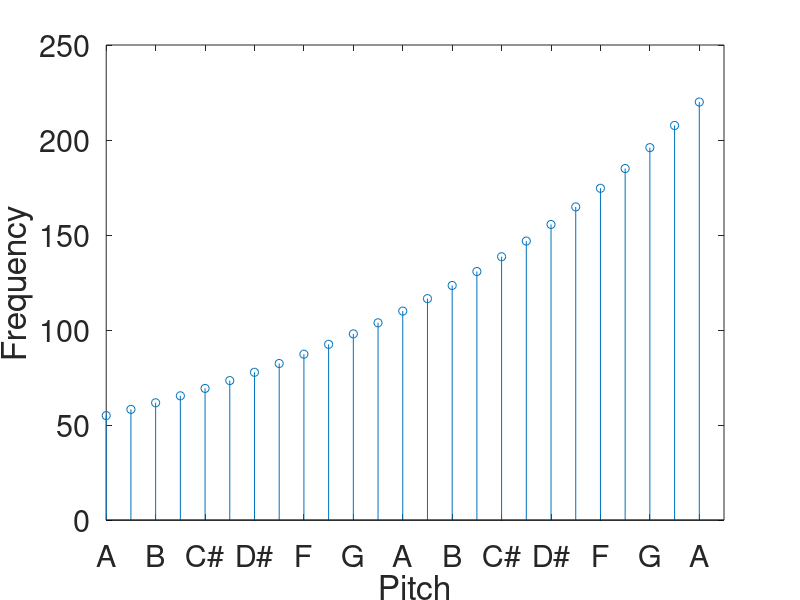

This figure's MATLAB source:
A1 = 55;
multiplier = 1.0594631;
noteNumber = 24;
notes = 55*multiplier.^(0:noteNumber)
stem(0:(length(notes)-1),notes);
xlabel("Pitch");
ylabel("Frequency");
set(gca,'XTick',0:2:noteNumber, 'fontsize', 22)
set(gca, 'xtickLabel', {
			'A',
			'B',
			'C#',
			'D#'
			'F'
			'G'
})
print -dpng 'Frequency-vs-Pitch.png'
